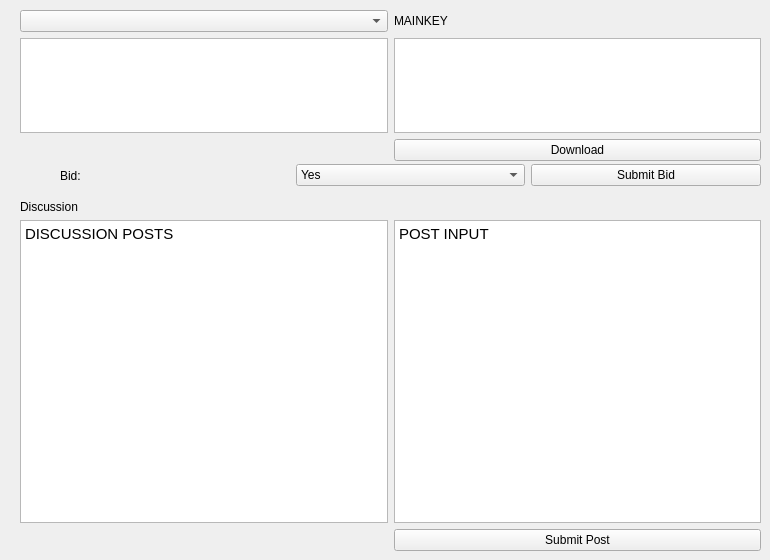
      <widget class="QWidget" name="reviewerTab">
       <attribute name="title">
        <string>Reviewer</string>
       </attribute>
       <widget class="QWidget" name="gridLayoutWidget_4">
        <property name="geometry">
         <rect>
          <x>20</x>
          <y>200</y>
          <width>741</width>
          <height>351</height>
         </rect>
        </property>
        <layout class="QGridLayout" name="gridLayout_4">
         <item row="0" column="0">
          <widget class="QLabel" name="discussionLabel_2">
           <property name="text">
            <string>Discussion</string>
           </property>
          </widget>
         </item>
         <item row="2" column="1">
          <widget class="QPushButton" name="submitPosts">
           <property name="text">
            <string>Submit Post</string>
           </property>
          </widget>
         </item>
         <item row="1" column="1">
          <widget class="QTextEdit" name="postBody">
           <property name="html">
            <string>&lt;!DOCTYPE HTML PUBLIC &quot;-//W3C//DTD HTML 4.0//EN&quot; &quot;http://www.w3.org/TR/REC-html40/strict.dtd&quot;&gt;
&lt;html&gt;&lt;head&gt;&lt;meta name=&quot;qrichtext&quot; content=&quot;1&quot; /&gt;&lt;style type=&quot;text/css&quot;&gt;
p, li { white-space: pre-wrap; }
&lt;/style&gt;&lt;/head&gt;&lt;body style=&quot; font-family:'Ubuntu'; font-size:11pt; font-weight:400; font-style:normal;&quot;&gt;
&lt;p style=&quot; margin-top:0px; margin-bottom:0px; margin-left:0px; margin-right:0px; -qt-block-indent:0; text-indent:0px;&quot;&gt;POST INPUT&lt;/p&gt;&lt;/body&gt;&lt;/html&gt;</string>
           </property>
          </widget>
         </item>
         <item row="1" column="0">
          <widget class="QTextBrowser" name="discussionBodyReviewer">
           <property name="html">
            <string>&lt;!DOCTYPE HTML PUBLIC &quot;-//W3C//DTD HTML 4.0//EN&quot; &quot;http://www.w3.org/TR/REC-html40/strict.dtd&quot;&gt;
&lt;html&gt;&lt;head&gt;&lt;meta name=&quot;qrichtext&quot; content=&quot;1&quot; /&gt;&lt;style type=&quot;text/css&quot;&gt;
p, li { white-space: pre-wrap; }
&lt;/style&gt;&lt;/head&gt;&lt;body style=&quot; font-family:'Ubuntu'; font-size:11pt; font-weight:400; font-style:normal;&quot;&gt;
&lt;p style=&quot; margin-top:0px; margin-bottom:0px; margin-left:0px; margin-right:0px; -qt-block-indent:0; text-indent:0px;&quot;&gt;DISCUSSION POSTS&lt;/p&gt;&lt;/body&gt;&lt;/html&gt;</string>
           </property>
          </widget>
         </item>
        </layout>
       </widget>
       <widget class="QWidget" name="horizontalLayoutWidget">
        <property name="geometry">
         <rect>
          <x>20</x>
          <y>160</y>
          <width>741</width>
          <height>31</height>
         </rect>
        </property>
        <layout class="QHBoxLayout" name="horizontalLayout_5">
         <item>
          <spacer name="horizontalSpacer">
           <property name="orientation">
            <enum>Qt::Horizontal</enum>
           </property>
           <property name="sizeType">
            <enum>QSizePolicy::Ignored</enum>
           </property>
           <property name="sizeHint" stdset="0">
            <size>
             <width>40</width>
             <height>20</height>
            </size>
           </property>
          </spacer>
         </item>
         <item>
          <widget class="QLabel" name="bidlabel">
           <property name="text">
            <string>Bid:</string>
           </property>
          </widget>
         </item>
         <item>
          <widget class="QComboBox" name="selectBid">
           <item>
            <property name="text">
             <string>Yes</string>
            </property>
           </item>
           <item>
            <property name="text">
             <string>No</string>
            </property>
           </item>
           <item>
            <property name="text">
             <string>Maybe</string>
            </property>
           </item>
           <item>
            <property name="text">
             <string>Conflict of Interest</string>
            </property>
           </item>
          </widget>
         </item>
         <item>
          <widget class="QPushButton" name="submitBid">
           <property name="text">
            <string>Submit Bid</string>
           </property>
          </widget>
         </item>
        </layout>
       </widget>
       <widget class="QWidget" name="gridLayoutWidget_5">
        <property name="geometry">
         <rect>
          <x>20</x>
          <y>10</y>
          <width>741</width>
          <height>151</height>
         </rect>
        </property>
        <layout class="QGridLayout" name="gridLayout_5">
         <item row="1" column="2">
          <widget class="QTextBrowser" name="paperAbstractReviewer"/>
         </item>
         <item row="1" column="3">
          <widget class="QListWidget" name="paperKeyListReviewer"/>
         </item>
         <item row="0" column="3">
          <widget class="QLabel" name="mainKeyReviewer">
           <property name="text">
            <string>MAINKEY</string>
           </property>
          </widget>
         </item>
         <item row="0" column="2">
          <widget class="QComboBox" name="selectPaperReviewer"/>
         </item>
         <item row="2" column="3">
          <widget class="QPushButton" name="downloadReviewer">
           <property name="text">
            <string>Download</string>
           </property>
          </widget>
         </item>
        </layout>
       </widget>
      </widget>
